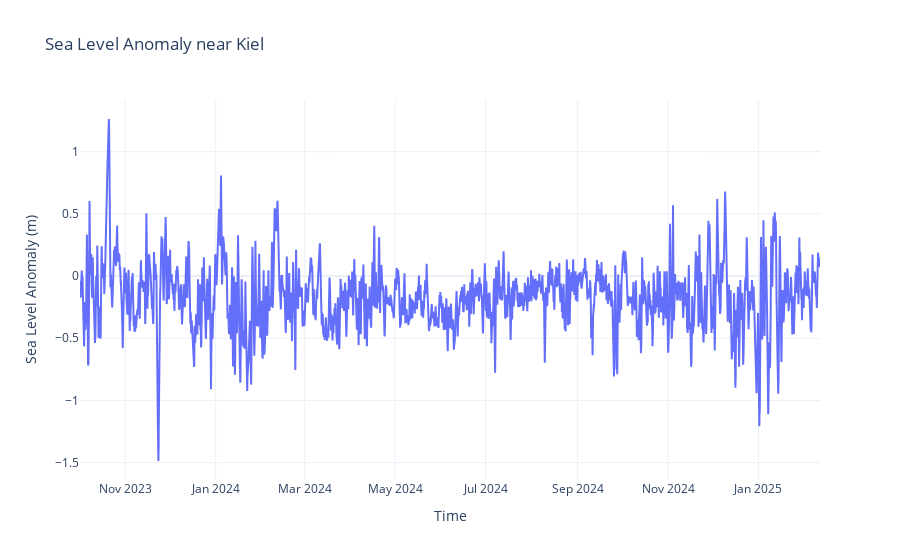

Notebook code cell kept with this figure:
### Code cell
fig = go.Figure()

fig.add_trace(go.Scatter(
    x=df_subset['time'],
    y=df_subset['sla'],
    mode='lines',
    name='Sea Water Temperature'
))

fig.update_layout(
    title='Sea Level Anomaly near Kiel',
    xaxis_title='Time',
    yaxis_title='Sea Level Anomaly (m)',
    template='plotly_white',
    #xaxis_type='category'  # Disable automatic averaging
)

fig.show()

### Figure 1 — Plotly figure (JSON) as saved in the notebook; plotly's stock layout.template omitted (floating-point values rounded to 4 significant figures; data arrays with more than 128 entries replaced by an {"elided": "..."} marker saying what was removed)
{"data": [{"mode": "lines", "name": "Sea Water Temperature", "type": "scatter", "x": {"elided": "11977 str values"}, "y": {"elided": "11977 float values"}}], "layout": {"title": {"text": "Sea Level Anomaly near Kiel"}, "xaxis": {"title": {"text": "Time"}}, "yaxis": {"title": {"text": "Sea Level Anomaly (m)"}}}}
